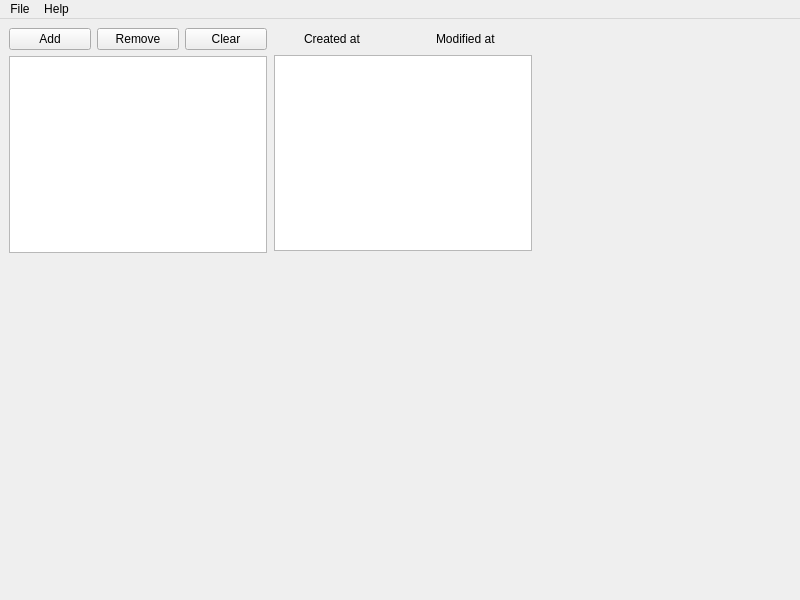
<?xml version="1.0" encoding="UTF-8"?>
<ui version="4.0">
 <class>MainWindow</class>
 <widget class="QMainWindow" name="MainWindow">
  <property name="geometry">
   <rect>
    <x>0</x>
    <y>0</y>
    <width>800</width>
    <height>600</height>
   </rect>
  </property>
  <property name="windowTitle">
   <string>MainWindow</string>
  </property>
  <widget class="QWidget" name="centralwidget">
   <widget class="QWidget" name="">
    <property name="geometry">
     <rect>
      <x>9</x>
      <y>9</y>
      <width>258</width>
      <height>225</height>
     </rect>
    </property>
    <layout class="QVBoxLayout" name="firstLayout">
     <item>
      <layout class="QHBoxLayout" name="horizontalLayout">
       <item>
        <widget class="QPushButton" name="addButton">
         <property name="sizePolicy">
          <sizepolicy hsizetype="Preferred" vsizetype="Fixed">
           <horstretch>0</horstretch>
           <verstretch>0</verstretch>
          </sizepolicy>
         </property>
         <property name="cursor">
          <cursorShape>PointingHandCursor</cursorShape>
         </property>
         <property name="text">
          <string>Add</string>
         </property>
        </widget>
       </item>
       <item>
        <widget class="QPushButton" name="removeButton">
         <property name="sizePolicy">
          <sizepolicy hsizetype="Preferred" vsizetype="Fixed">
           <horstretch>0</horstretch>
           <verstretch>0</verstretch>
          </sizepolicy>
         </property>
         <property name="cursor">
          <cursorShape>PointingHandCursor</cursorShape>
         </property>
         <property name="text">
          <string>Remove</string>
         </property>
        </widget>
       </item>
       <item>
        <widget class="QPushButton" name="clearButton">
         <property name="sizePolicy">
          <sizepolicy hsizetype="Preferred" vsizetype="Fixed">
           <horstretch>0</horstretch>
           <verstretch>0</verstretch>
          </sizepolicy>
         </property>
         <property name="cursor">
          <cursorShape>PointingHandCursor</cursorShape>
         </property>
         <property name="text">
          <string>Clear</string>
         </property>
        </widget>
       </item>
      </layout>
     </item>
     <item>
      <widget class="QListWidget" name="listWidget">
       <property name="sizePolicy">
        <sizepolicy hsizetype="Expanding" vsizetype="Expanding">
         <horstretch>0</horstretch>
         <verstretch>0</verstretch>
        </sizepolicy>
       </property>
      </widget>
     </item>
    </layout>
   </widget>
   <widget class="QWidget" name="">
    <property name="geometry">
     <rect>
      <x>274</x>
      <y>10</y>
      <width>258</width>
      <height>222</height>
     </rect>
    </property>
    <layout class="QVBoxLayout" name="secondLayout">
     <item>
      <layout class="QHBoxLayout" name="horizontalLayout_2">
       <item>
        <spacer name="horizontalSpacer">
         <property name="orientation">
          <enum>Qt::Horizontal</enum>
         </property>
         <property name="sizeType">
          <enum>QSizePolicy::Fixed</enum>
         </property>
         <property name="sizeHint" stdset="0">
          <size>
           <width>30</width>
           <height>20</height>
          </size>
         </property>
        </spacer>
       </item>
       <item>
        <widget class="QLabel" name="createdLabel">
         <property name="text">
          <string>Created at</string>
         </property>
        </widget>
       </item>
       <item>
        <spacer name="horizontalSpacer_2">
         <property name="orientation">
          <enum>Qt::Horizontal</enum>
         </property>
         <property name="sizeType">
          <enum>QSizePolicy::Fixed</enum>
         </property>
         <property name="sizeHint" stdset="0">
          <size>
           <width>50</width>
           <height>20</height>
          </size>
         </property>
        </spacer>
       </item>
       <item>
        <widget class="QLabel" name="modifiedLabel">
         <property name="text">
          <string>Modified at</string>
         </property>
        </widget>
       </item>
       <item>
        <spacer name="horizontalSpacer_3">
         <property name="orientation">
          <enum>Qt::Horizontal</enum>
         </property>
         <property name="sizeType">
          <enum>QSizePolicy::Fixed</enum>
         </property>
         <property name="sizeHint" stdset="0">
          <size>
           <width>20</width>
           <height>20</height>
          </size>
         </property>
        </spacer>
       </item>
      </layout>
     </item>
     <item>
      <widget class="QTextEdit" name="textEdit"/>
     </item>
    </layout>
   </widget>
  </widget>
  <widget class="QMenuBar" name="menubar">
   <property name="geometry">
    <rect>
     <x>0</x>
     <y>0</y>
     <width>800</width>
     <height>21</height>
    </rect>
   </property>
   <widget class="QMenu" name="menug">
    <property name="title">
     <string>File</string>
    </property>
    <addaction name="actionOpen"/>
    <addaction name="actionSave"/>
   </widget>
   <widget class="QMenu" name="menuHelp">
    <property name="title">
     <string>Help</string>
    </property>
    <addaction name="actionAbout"/>
   </widget>
   <addaction name="menug"/>
   <addaction name="menuHelp"/>
  </widget>
  <action name="actionOpen">
   <property name="text">
    <string>Open</string>
   </property>
  </action>
  <action name="actionSave">
   <property name="text">
    <string>Save</string>
   </property>
  </action>
  <action name="actionAbout">
   <property name="text">
    <string>About</string>
   </property>
  </action>
 </widget>
 <resources/>
 <connections/>
</ui>
